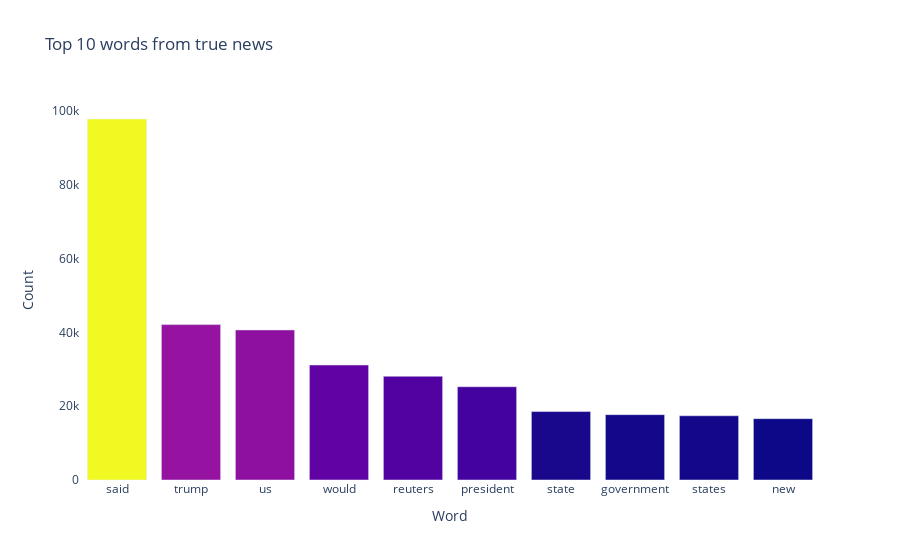

The cell this chart's notebook holds for it:
### Code cell
## 1 gram for true news
real_news=pd.DataFrame(pd.Series(' '.join(df_[df_['output']==1]['news']).split()).value_counts())

real_news30=real_news.head(10)
plot_data = [
    go.Bar(
        x=real_news30.index,
        y=real_news30[0],
        #name='True',
        #x_axis="OTI",
        #y_axis="time",
        marker = dict(
            color = real_news30[0]
        )
    )
]
plot_layout = go.Layout(
        title='Top 10 words from true news',
        yaxis_title='Count',
        xaxis_title='Word',
        plot_bgcolor='rgba(0,0,0,0)'
    )
fig = go.Figure(data=plot_data, layout=plot_layout)
pyoff.iplot(fig)

### Figure 1 — Plotly figure (JSON) as saved in the notebook; plotly's stock layout.template omitted (floating-point values rounded to 4 significant figures)
{"data": [{"marker": {"color": [97844, 42115, 40667, 31164, 28110, 25272, 18547, 17708, 17407, 16628]}, "type": "bar", "x": ["said", "trump", "us", "would", "reuters", "president", "state", "government", "states", "new"], "y": [97844, 42115, 40667, 31164, 28110, 25272, 18547, 17708, 17407, 16628]}], "layout": {"plot_bgcolor": "rgba(0,0,0,0)", "title": {"text": "Top 10 words from true news"}, "xaxis": {"title": {"text": "Word"}}, "yaxis": {"title": {"text": "Count"}}}}
